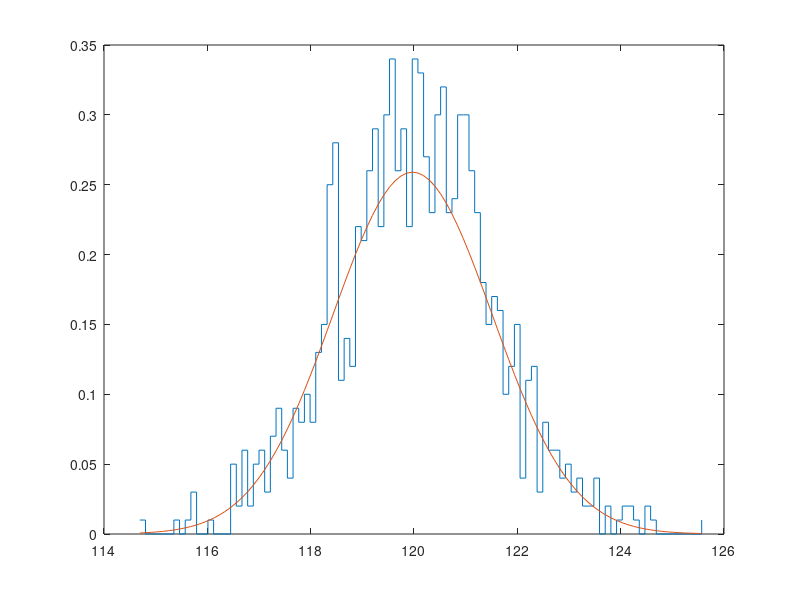
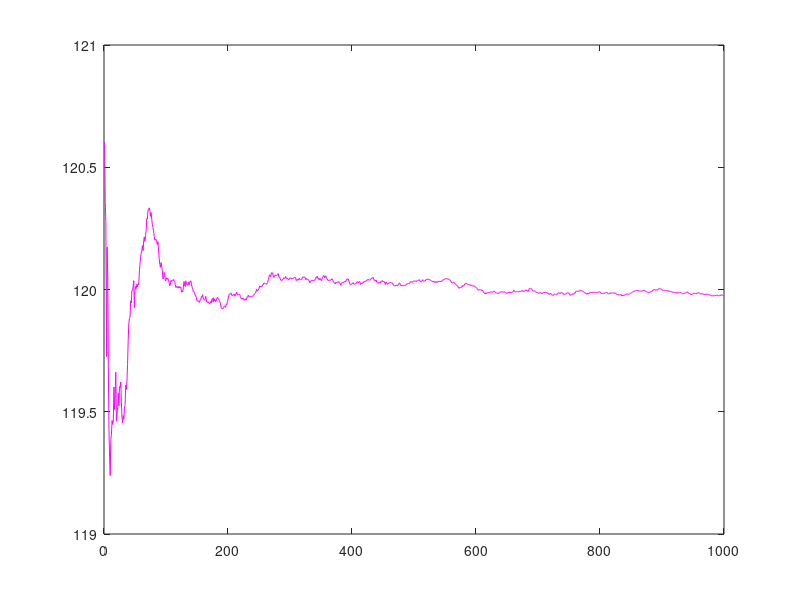
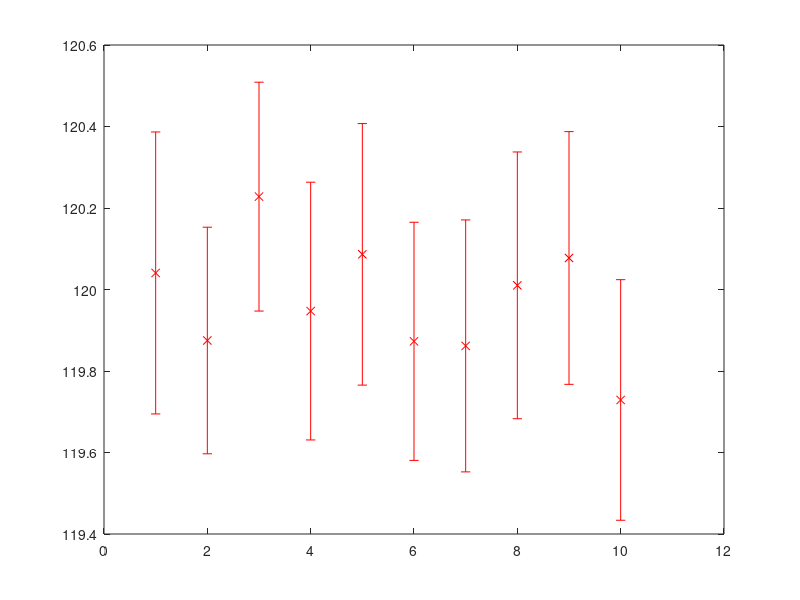

MATLAB code to generate these figures, in order:
clear all
close all

load('data_leopoldo.mat', 'R');
load('data_tinkercad.mat', 'tinkercad');

%data = tinkercad

data = R(:,1);
[sizeData, ~] = size(data);

% Histogram creation

nbins = 100;
[h,x] = hist(data, nbins);

% Characteristics

mu = mean(data)
sigma = std(data)

% Histogram and Normal Plot

[~, sizeH] = size(h);
normH = h ./ sizeH;

stairs(x, normH);
hold on
plot(x, normpdf(x, mu, sigma));

% Average Evolution

muTime = zeros(sizeData, 1);
for i = 1:sizeData
    muTime(i) = mean(data(1:i));
end

figure
plot(muTime, 'm');

% Sampling

splitedSize = 100;
splitedData = reshape(data, splitedSize, []);

splitedMu = mean(splitedData);
splitedSigma = std(splitedData);
splitedDelta = (2 * splitedSigma) / sqrt(splitedSize);

figure
errorbar(splitedMu, splitedDelta, 'x r')
